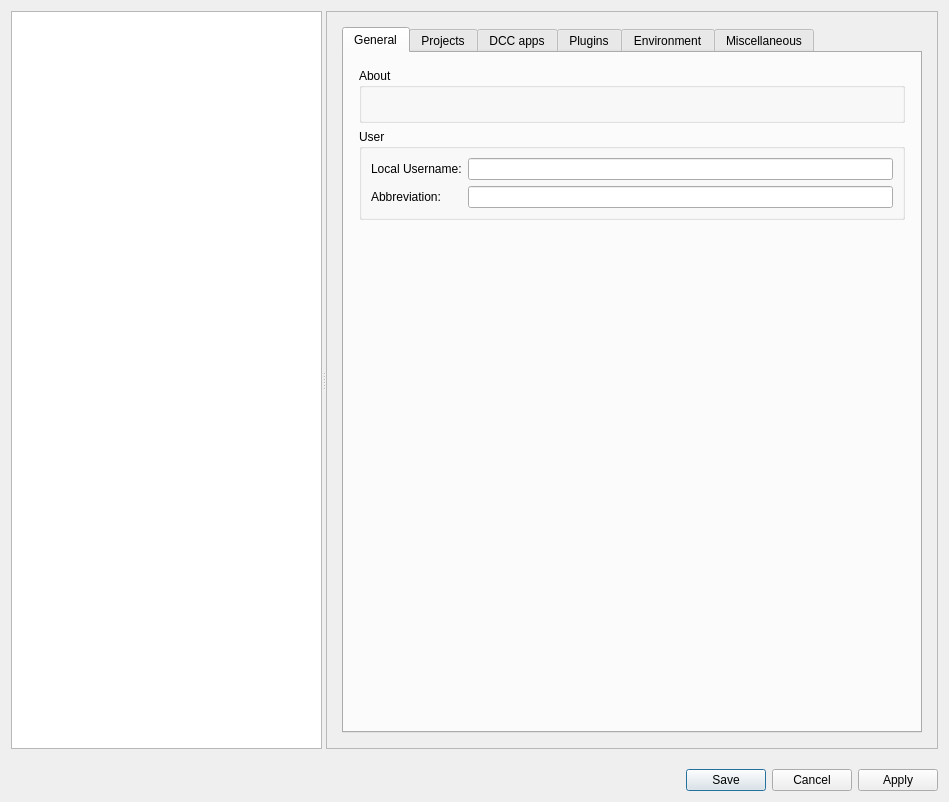
<?xml version="1.0" encoding="UTF-8"?>
<ui version="4.0">
 <class>dlg_UserSettings</class>
 <widget class="QDialog" name="dlg_UserSettings">
  <property name="geometry">
   <rect>
    <x>0</x>
    <y>0</y>
    <width>949</width>
    <height>802</height>
   </rect>
  </property>
  <property name="windowTitle">
   <string>User Settings</string>
  </property>
  <layout class="QVBoxLayout" name="verticalLayout">
   <property name="spacing">
    <number>20</number>
   </property>
   <item>
    <widget class="QSplitter" name="splitter">
     <property name="orientation">
      <enum>Qt::Orientation::Horizontal</enum>
     </property>
     <widget class="QListWidget" name="lw_categories">
      <property name="verticalScrollMode">
       <enum>QAbstractItemView::ScrollMode::ScrollPerPixel</enum>
      </property>
      <property name="horizontalScrollMode">
       <enum>QAbstractItemView::ScrollMode::ScrollPerPixel</enum>
      </property>
     </widget>
     <widget class="QScrollArea" name="scrollArea">
      <property name="widgetResizable">
       <bool>true</bool>
      </property>
      <widget class="QWidget" name="scrollAreaWidgetContents">
       <property name="geometry">
        <rect>
         <x>0</x>
         <y>0</y>
         <width>639</width>
         <height>738</height>
        </rect>
       </property>
       <layout class="QHBoxLayout" name="horizontalLayout_9">
        <property name="spacing">
         <number>20</number>
        </property>
        <property name="leftMargin">
         <number>15</number>
        </property>
        <property name="topMargin">
         <number>15</number>
        </property>
        <property name="rightMargin">
         <number>15</number>
        </property>
        <property name="bottomMargin">
         <number>15</number>
        </property>
        <item>
         <widget class="QTabWidget" name="tw_settings">
          <property name="currentIndex">
           <number>0</number>
          </property>
          <widget class="QWidget" name="tabWidgetPage4">
           <attribute name="title">
            <string>General</string>
           </attribute>
           <layout class="QVBoxLayout" name="verticalLayout_3">
            <property name="leftMargin">
             <number>15</number>
            </property>
            <property name="topMargin">
             <number>15</number>
            </property>
            <property name="rightMargin">
             <number>15</number>
            </property>
            <property name="bottomMargin">
             <number>15</number>
            </property>
            <item>
             <widget class="QGroupBox" name="gb_about">
              <property name="title">
               <string>About</string>
              </property>
              <layout class="QHBoxLayout" name="horizontalLayout_11">
               <item>
                <widget class="QLabel" name="l_about">
                 <property name="text">
                  <string/>
                 </property>
                 <property name="openExternalLinks">
                  <bool>true</bool>
                 </property>
                </widget>
               </item>
              </layout>
             </widget>
            </item>
            <item>
             <widget class="QGroupBox" name="groupBox_3">
              <property name="title">
               <string>User</string>
              </property>
              <layout class="QVBoxLayout" name="verticalLayout_4">
               <item>
                <widget class="QWidget" name="w_username" native="true">
                 <layout class="QGridLayout" name="gridLayout_2">
                  <property name="leftMargin">
                   <number>0</number>
                  </property>
                  <property name="topMargin">
                   <number>0</number>
                  </property>
                  <property name="rightMargin">
                   <number>0</number>
                  </property>
                  <property name="bottomMargin">
                   <number>0</number>
                  </property>
                  <item row="1" column="0">
                   <widget class="QLabel" name="l_abbreviation">
                    <property name="text">
                     <string>Abbreviation:    </string>
                    </property>
                   </widget>
                  </item>
                  <item row="0" column="0">
                   <widget class="QLabel" name="l_username">
                    <property name="text">
                     <string>Local Username:</string>
                    </property>
                   </widget>
                  </item>
                  <item row="0" column="2">
                   <widget class="QLineEdit" name="e_username"/>
                  </item>
                  <item row="1" column="2">
                   <widget class="QLineEdit" name="e_abbreviation"/>
                  </item>
                 </layout>
                </widget>
               </item>
              </layout>
             </widget>
            </item>
            <item>
             <spacer name="verticalSpacer_3">
              <property name="orientation">
               <enum>Qt::Orientation::Vertical</enum>
              </property>
              <property name="sizeHint" stdset="0">
               <size>
                <width>20</width>
                <height>40</height>
               </size>
              </property>
             </spacer>
            </item>
           </layout>
          </widget>
          <widget class="QWidget" name="tabWidgetPage2">
           <attribute name="title">
            <string>Projects</string>
           </attribute>
           <layout class="QVBoxLayout" name="verticalLayout_8">
            <property name="leftMargin">
             <number>15</number>
            </property>
            <property name="topMargin">
             <number>15</number>
            </property>
            <property name="rightMargin">
             <number>15</number>
            </property>
            <property name="bottomMargin">
             <number>15</number>
            </property>
            <item>
             <widget class="QGroupBox" name="w_curPrj">
              <property name="title">
               <string>Current Project</string>
              </property>
              <layout class="QVBoxLayout" name="verticalLayout_6">
               <property name="topMargin">
                <number>18</number>
               </property>
               <item>
                <widget class="QWidget" name="widget_5" native="true">
                 <layout class="QGridLayout" name="gridLayout">
                  <property name="leftMargin">
                   <number>0</number>
                  </property>
                  <property name="topMargin">
                   <number>0</number>
                  </property>
                  <property name="rightMargin">
                   <number>0</number>
                  </property>
                  <property name="bottomMargin">
                   <number>0</number>
                  </property>
                  <item row="0" column="1">
                   <widget class="QLabel" name="l_projectName">
                    <property name="sizePolicy">
                     <sizepolicy hsizetype="Expanding" vsizetype="Preferred">
                      <horstretch>0</horstretch>
                      <verstretch>0</verstretch>
                     </sizepolicy>
                    </property>
                    <property name="toolTip">
                     <string>current project</string>
                    </property>
                    <property name="text">
                     <string/>
                    </property>
                   </widget>
                  </item>
                  <item row="1" column="1">
                   <widget class="QLabel" name="l_projectPath">
                    <property name="toolTip">
                     <string>current project path</string>
                    </property>
                    <property name="text">
                     <string/>
                    </property>
                   </widget>
                  </item>
                  <item row="1" column="0">
                   <widget class="QLabel" name="label_4">
                    <property name="text">
                     <string>Path:          </string>
                    </property>
                   </widget>
                  </item>
                  <item row="0" column="0">
                   <widget class="QLabel" name="label_2">
                    <property name="text">
                     <string>Name:</string>
                    </property>
                   </widget>
                  </item>
                 </layout>
                </widget>
               </item>
               <item>
                <spacer name="verticalSpacer_9">
                 <property name="orientation">
                  <enum>Qt::Orientation::Vertical</enum>
                 </property>
                 <property name="sizeType">
                  <enum>QSizePolicy::Policy::Fixed</enum>
                 </property>
                 <property name="sizeHint" stdset="0">
                  <size>
                   <width>20</width>
                   <height>15</height>
                  </size>
                 </property>
                </spacer>
               </item>
               <item>
                <widget class="QLabel" name="l_localPath">
                 <property name="text">
                  <string>Local path:</string>
                 </property>
                </widget>
               </item>
               <item>
                <widget class="QWidget" name="widget_3" native="true">
                 <layout class="QHBoxLayout" name="horizontalLayout">
                  <property name="leftMargin">
                   <number>0</number>
                  </property>
                  <property name="topMargin">
                   <number>0</number>
                  </property>
                  <property name="rightMargin">
                   <number>0</number>
                  </property>
                  <property name="bottomMargin">
                   <number>0</number>
                  </property>
                  <item>
                   <widget class="QLineEdit" name="e_localPath"/>
                  </item>
                  <item>
                   <widget class="QPushButton" name="b_browseLocal">
                    <property name="contextMenuPolicy">
                     <enum>Qt::ContextMenuPolicy::CustomContextMenu</enum>
                    </property>
                    <property name="text">
                     <string>...</string>
                    </property>
                   </widget>
                  </item>
                 </layout>
                </widget>
               </item>
               <item>
                <widget class="QWidget" name="w_userUseLocal" native="true">
                 <layout class="QHBoxLayout" name="horizontalLayout_15">
                  <property name="leftMargin">
                   <number>0</number>
                  </property>
                  <property name="topMargin">
                   <number>0</number>
                  </property>
                  <property name="rightMargin">
                   <number>0</number>
                  </property>
                  <property name="bottomMargin">
                   <number>0</number>
                  </property>
                  <item>
                   <widget class="QLabel" name="label_5">
                    <property name="text">
                     <string>Use additional local project folder:</string>
                    </property>
                   </widget>
                  </item>
                  <item>
                   <spacer name="horizontalSpacer_10">
                    <property name="orientation">
                     <enum>Qt::Orientation::Horizontal</enum>
                    </property>
                    <property name="sizeHint" stdset="0">
                     <size>
                      <width>40</width>
                      <height>20</height>
                     </size>
                    </property>
                   </spacer>
                  </item>
                  <item>
                   <widget class="QComboBox" name="cb_userUseLocal">
                    <item>
                     <property name="text">
                      <string>Inherit from project</string>
                     </property>
                    </item>
                    <item>
                     <property name="text">
                      <string>On</string>
                     </property>
                    </item>
                    <item>
                     <property name="text">
                      <string>Off</string>
                     </property>
                    </item>
                   </widget>
                  </item>
                 </layout>
                </widget>
               </item>
               <item>
                <widget class="QWidget" name="w_resetPrjScripts" native="true">
                 <layout class="QHBoxLayout" name="horizontalLayout_2">
                  <property name="leftMargin">
                   <number>0</number>
                  </property>
                  <property name="topMargin">
                   <number>0</number>
                  </property>
                  <property name="rightMargin">
                   <number>0</number>
                  </property>
                  <property name="bottomMargin">
                   <number>0</number>
                  </property>
                 </layout>
                </widget>
               </item>
              </layout>
             </widget>
            </item>
            <item>
             <spacer name="verticalSpacer_8">
              <property name="orientation">
               <enum>Qt::Orientation::Vertical</enum>
              </property>
              <property name="sizeType">
               <enum>QSizePolicy::Policy::Fixed</enum>
              </property>
              <property name="sizeHint" stdset="0">
               <size>
                <width>20</width>
                <height>20</height>
               </size>
              </property>
             </spacer>
            </item>
            <item>
             <widget class="QWidget" name="widget_6" native="true">
              <layout class="QHBoxLayout" name="horizontalLayout_10">
               <property name="leftMargin">
                <number>0</number>
               </property>
               <property name="topMargin">
                <number>0</number>
               </property>
               <property name="rightMargin">
                <number>0</number>
               </property>
               <property name="bottomMargin">
                <number>0</number>
               </property>
               <item>
                <spacer name="horizontalSpacer_5">
                 <property name="orientation">
                  <enum>Qt::Orientation::Horizontal</enum>
                 </property>
                 <property name="sizeHint" stdset="0">
                  <size>
                   <width>40</width>
                   <height>20</height>
                  </size>
                 </property>
                </spacer>
               </item>
               <item>
                <widget class="QPushButton" name="b_manageProjects">
                 <property name="focusPolicy">
                  <enum>Qt::FocusPolicy::NoFocus</enum>
                 </property>
                 <property name="text">
                  <string>Manage Projects...</string>
                 </property>
                </widget>
               </item>
               <item>
                <spacer name="horizontalSpacer_6">
                 <property name="orientation">
                  <enum>Qt::Orientation::Horizontal</enum>
                 </property>
                 <property name="sizeHint" stdset="0">
                  <size>
                   <width>40</width>
                   <height>20</height>
                  </size>
                 </property>
                </spacer>
               </item>
              </layout>
             </widget>
            </item>
            <item>
             <widget class="QWidget" name="w_projects" native="true">
              <property name="sizePolicy">
               <sizepolicy hsizetype="Preferred" vsizetype="Expanding">
                <horstretch>0</horstretch>
                <verstretch>10</verstretch>
               </sizepolicy>
              </property>
              <layout class="QVBoxLayout" name="lo_projects">
               <property name="leftMargin">
                <number>0</number>
               </property>
               <property name="topMargin">
                <number>0</number>
               </property>
               <property name="rightMargin">
                <number>0</number>
               </property>
               <property name="bottomMargin">
                <number>0</number>
               </property>
               <item>
                <spacer name="verticalSpacer_4">
                 <property name="orientation">
                  <enum>Qt::Orientation::Vertical</enum>
                 </property>
                 <property name="sizeHint" stdset="0">
                  <size>
                   <width>20</width>
                   <height>40</height>
                  </size>
                 </property>
                </spacer>
               </item>
              </layout>
             </widget>
            </item>
            <item>
             <spacer name="verticalSpacer_10">
              <property name="orientation">
               <enum>Qt::Orientation::Vertical</enum>
              </property>
              <property name="sizeType">
               <enum>QSizePolicy::Policy::Expanding</enum>
              </property>
              <property name="sizeHint" stdset="0">
               <size>
                <width>0</width>
                <height>0</height>
               </size>
              </property>
             </spacer>
            </item>
           </layout>
          </widget>
          <widget class="QWidget" name="tab_dccApps">
           <attribute name="title">
            <string>DCC apps</string>
           </attribute>
           <layout class="QVBoxLayout" name="verticalLayout_24">
            <item>
             <widget class="QWidget" name="widget_23" native="true">
              <layout class="QVBoxLayout" name="verticalLayout_26"/>
             </widget>
            </item>
           </layout>
          </widget>
          <widget class="QWidget" name="tab_Plugins">
           <attribute name="title">
            <string>Plugins</string>
           </attribute>
           <layout class="QVBoxLayout" name="verticalLayout_2">
            <item>
             <widget class="QWidget" name="widget" native="true">
              <layout class="QHBoxLayout" name="horizontalLayout_5">
               <property name="leftMargin">
                <number>0</number>
               </property>
               <property name="topMargin">
                <number>0</number>
               </property>
               <property name="rightMargin">
                <number>0</number>
               </property>
               <property name="bottomMargin">
                <number>0</number>
               </property>
               <item>
                <widget class="QLabel" name="label_3">
                 <property name="text">
                  <string>Loaded Plugins:</string>
                 </property>
                </widget>
               </item>
               <item>
                <widget class="QToolButton" name="b_createPlugin">
                 <property name="toolTip">
                  <string>Create new plugin...</string>
                 </property>
                 <property name="text">
                  <string>...</string>
                 </property>
                </widget>
               </item>
               <item>
                <widget class="QToolButton" name="b_loadPlugin">
                 <property name="toolTip">
                  <string>Add existing plugin...</string>
                 </property>
                 <property name="text">
                  <string>...</string>
                 </property>
                </widget>
               </item>
               <item>
                <widget class="QToolButton" name="b_reloadPlugins">
                 <property name="toolTip">
                  <string>Reload all plugins</string>
                 </property>
                 <property name="text">
                  <string>...</string>
                 </property>
                </widget>
               </item>
               <item>
                <widget class="QToolButton" name="b_managePlugins">
                 <property name="toolTip">
                  <string>Manage Plugin Paths...</string>
                 </property>
                 <property name="text">
                  <string>...</string>
                 </property>
                </widget>
               </item>
              </layout>
             </widget>
            </item>
            <item>
             <widget class="QTableWidget" name="tw_plugins">
              <property name="contextMenuPolicy">
               <enum>Qt::ContextMenuPolicy::CustomContextMenu</enum>
              </property>
              <property name="editTriggers">
               <set>QAbstractItemView::EditTrigger::NoEditTriggers</set>
              </property>
              <property name="selectionBehavior">
               <enum>QAbstractItemView::SelectionBehavior::SelectRows</enum>
              </property>
              <property name="verticalScrollMode">
               <enum>QAbstractItemView::ScrollMode::ScrollPerPixel</enum>
              </property>
              <property name="horizontalScrollMode">
               <enum>QAbstractItemView::ScrollMode::ScrollPerPixel</enum>
              </property>
              <attribute name="horizontalHeaderHighlightSections">
               <bool>false</bool>
              </attribute>
              <attribute name="verticalHeaderVisible">
               <bool>false</bool>
              </attribute>
             </widget>
            </item>
           </layout>
          </widget>
          <widget class="QWidget" name="tab">
           <attribute name="title">
            <string>Environment</string>
           </attribute>
           <layout class="QVBoxLayout" name="verticalLayout_9">
            <item>
             <widget class="QLabel" name="label_6">
              <property name="text">
               <string>User specific environment variables:</string>
              </property>
             </widget>
            </item>
            <item>
             <widget class="QTableWidget" name="tw_environment">
              <property name="contextMenuPolicy">
               <enum>Qt::ContextMenuPolicy::CustomContextMenu</enum>
              </property>
              <property name="verticalScrollMode">
               <enum>QAbstractItemView::ScrollMode::ScrollPerPixel</enum>
              </property>
              <property name="horizontalScrollMode">
               <enum>QAbstractItemView::ScrollMode::ScrollPerPixel</enum>
              </property>
              <attribute name="horizontalHeaderStretchLastSection">
               <bool>true</bool>
              </attribute>
              <attribute name="verticalHeaderVisible">
               <bool>false</bool>
              </attribute>
              <column>
               <property name="text">
                <string>Variable</string>
               </property>
              </column>
              <column>
               <property name="text">
                <string>Value</string>
               </property>
              </column>
             </widget>
            </item>
            <item>
             <widget class="QWidget" name="widget_2" native="true">
              <layout class="QHBoxLayout" name="horizontalLayout_4">
               <property name="leftMargin">
                <number>0</number>
               </property>
               <property name="topMargin">
                <number>0</number>
               </property>
               <property name="rightMargin">
                <number>0</number>
               </property>
               <property name="bottomMargin">
                <number>0</number>
               </property>
               <item>
                <spacer name="horizontalSpacer_2">
                 <property name="orientation">
                  <enum>Qt::Orientation::Horizontal</enum>
                 </property>
                 <property name="sizeHint" stdset="0">
                  <size>
                   <width>374</width>
                   <height>20</height>
                  </size>
                 </property>
                </spacer>
               </item>
               <item>
                <widget class="QPushButton" name="b_showEnvironment">
                 <property name="text">
                  <string>Show current environment</string>
                 </property>
                </widget>
               </item>
              </layout>
             </widget>
            </item>
           </layout>
          </widget>
          <widget class="QWidget" name="tab_2">
           <attribute name="title">
            <string>Miscellaneous</string>
           </attribute>
           <layout class="QVBoxLayout" name="lo_miscellaneousTab">
            <item>
             <widget class="QGroupBox" name="gb_miscellaneous">
              <property name="title">
               <string>Miscellaneous</string>
              </property>
              <layout class="QVBoxLayout" name="lo_miscellaneous">
               <item>
                <widget class="QCheckBox" name="chb_autosave">
                 <property name="text">
                  <string>Autosave popup</string>
                 </property>
                 <property name="checked">
                  <bool>true</bool>
                 </property>
                </widget>
               </item>
               <item>
                <widget class="QCheckBox" name="chb_captureViewport">
                 <property name="text">
                  <string>Capture viewport preview on scene save</string>
                 </property>
                 <property name="checked">
                  <bool>true</bool>
                 </property>
                </widget>
               </item>
               <item>
                <widget class="QCheckBox" name="chb_captureViewportProduct">
                 <property name="text">
                  <string>Capture viewport preview for products</string>
                 </property>
                </widget>
               </item>
               <item>
                <widget class="QCheckBox" name="chb_browserStartup">
                 <property name="text">
                  <string>Open Project Browser on application startup</string>
                 </property>
                 <property name="checked">
                  <bool>true</bool>
                 </property>
                </widget>
               </item>
               <item>
                <widget class="QCheckBox" name="chb_mediaThumbnails">
                 <property name="text">
                  <string>Automatically generate thumbnails for media</string>
                 </property>
                 <property name="checked">
                  <bool>true</bool>
                 </property>
                </widget>
               </item>
               <item>
                <widget class="QCheckBox" name="chb_trayStartup">
                 <property name="text">
                  <string>Show Prism tray icon on system startup</string>
                 </property>
                 <property name="checked">
                  <bool>true</bool>
                 </property>
                </widget>
               </item>
               <item>
                <widget class="QWidget" name="w_startTray" native="true">
                 <layout class="QHBoxLayout" name="horizontalLayout_7">
                  <property name="leftMargin">
                   <number>17</number>
                  </property>
                  <property name="topMargin">
                   <number>0</number>
                  </property>
                  <property name="rightMargin">
                   <number>0</number>
                  </property>
                  <property name="bottomMargin">
                   <number>0</number>
                  </property>
                  <item>
                   <widget class="QPushButton" name="b_startTray">
                    <property name="minimumSize">
                     <size>
                      <width>150</width>
                      <height>0</height>
                     </size>
                    </property>
                    <property name="maximumSize">
                     <size>
                      <width>16777215</width>
                      <height>16777215</height>
                     </size>
                    </property>
                    <property name="text">
                     <string>Start Prism tray now</string>
                    </property>
                   </widget>
                  </item>
                  <item>
                   <spacer name="horizontalSpacer">
                    <property name="orientation">
                     <enum>Qt::Orientation::Horizontal</enum>
                    </property>
                    <property name="sizeHint" stdset="0">
                     <size>
                      <width>40</width>
                      <height>20</height>
                     </size>
                    </property>
                   </spacer>
                  </item>
                 </layout>
                </widget>
               </item>
               <item>
                <widget class="QCheckBox" name="chb_errorReports">
                 <property name="text">
                  <string>Send anonymous error reports</string>
                 </property>
                 <property name="checked">
                  <bool>true</bool>
                 </property>
                </widget>
               </item>
               <item>
                <widget class="QCheckBox" name="chb_debug">
                 <property name="text">
                  <string>Debug mode</string>
                 </property>
                </widget>
               </item>
               <item>
                <widget class="QWidget" name="w_protocolHandler" native="true">
                 <layout class="QHBoxLayout" name="layout_16">
                  <property name="leftMargin">
                   <number>0</number>
                  </property>
                  <property name="topMargin">
                   <number>0</number>
                  </property>
                  <property name="rightMargin">
                   <number>0</number>
                  </property>
                  <property name="bottomMargin">
                   <number>0</number>
                  </property>
                  <item>
                   <widget class="QPushButton" name="b_protocolHandler">
                    <property name="text">
                     <string>Install Prism Url Protocol Handler</string>
                    </property>
                   </widget>
                  </item>
                  <item>
                   <spacer name="horizontalSpacer_7">
                    <property name="orientation">
                     <enum>Qt::Orientation::Horizontal</enum>
                    </property>
                    <property name="sizeHint" stdset="0">
                     <size>
                      <width>40</width>
                      <height>20</height>
                     </size>
                    </property>
                   </spacer>
                  </item>
                 </layout>
                </widget>
               </item>
               <item>
                <widget class="QWidget" name="w_styleSheet" native="true">
                 <layout class="QHBoxLayout" name="horizontalLayout_8">
                  <property name="leftMargin">
                   <number>0</number>
                  </property>
                  <property name="topMargin">
                   <number>0</number>
                  </property>
                  <property name="rightMargin">
                   <number>0</number>
                  </property>
                  <property name="bottomMargin">
                   <number>0</number>
                  </property>
                  <item>
                   <widget class="QLabel" name="l_styleSheet">
                    <property name="text">
                     <string>Standalone Style Sheet:</string>
                    </property>
                   </widget>
                  </item>
                  <item>
                   <widget class="QComboBox" name="cb_styleSheet"/>
                  </item>
                  <item>
                   <spacer name="horizontalSpacer_4">
                    <property name="orientation">
                     <enum>Qt::Orientation::Horizontal</enum>
                    </property>
                    <property name="sizeHint" stdset="0">
                     <size>
                      <width>40</width>
                      <height>20</height>
                     </size>
                    </property>
                   </spacer>
                  </item>
                 </layout>
                </widget>
               </item>
               <item>
                <widget class="QWidget" name="widget_4" native="true">
                 <layout class="QHBoxLayout" name="horizontalLayout_6">
                  <property name="leftMargin">
                   <number>0</number>
                  </property>
                  <property name="topMargin">
                   <number>0</number>
                  </property>
                  <property name="rightMargin">
                   <number>0</number>
                  </property>
                  <property name="bottomMargin">
                   <number>0</number>
                  </property>
                  <item>
                   <widget class="QToolButton" name="b_importSettings">
                    <property name="toolTip">
                     <string>Import User Settings...</string>
                    </property>
                    <property name="text">
                     <string>...</string>
                    </property>
                   </widget>
                  </item>
                  <item>
                   <widget class="QToolButton" name="b_exportSettings">
                    <property name="toolTip">
                     <string>Export User Settings...</string>
                    </property>
                    <property name="text">
                     <string>...</string>
                    </property>
                   </widget>
                  </item>
                  <item>
                   <spacer name="horizontalSpacer_3">
                    <property name="orientation">
                     <enum>Qt::Orientation::Horizontal</enum>
                    </property>
                    <property name="sizeHint" stdset="0">
                     <size>
                      <width>40</width>
                      <height>20</height>
                     </size>
                    </property>
                   </spacer>
                  </item>
                 </layout>
                </widget>
               </item>
              </layout>
             </widget>
            </item>
            <item>
             <spacer name="verticalSpacer_2">
              <property name="orientation">
               <enum>Qt::Orientation::Vertical</enum>
              </property>
              <property name="sizeHint" stdset="0">
               <size>
                <width>20</width>
                <height>40</height>
               </size>
              </property>
             </spacer>
            </item>
           </layout>
          </widget>
         </widget>
        </item>
       </layout>
      </widget>
     </widget>
    </widget>
   </item>
   <item>
    <widget class="QDialogButtonBox" name="buttonBox">
     <property name="orientation">
      <enum>Qt::Orientation::Horizontal</enum>
     </property>
     <property name="standardButtons">
      <set>QDialogButtonBox::StandardButton::Apply|QDialogButtonBox::StandardButton::Cancel|QDialogButtonBox::StandardButton::Save</set>
     </property>
     <property name="centerButtons">
      <bool>false</bool>
     </property>
    </widget>
   </item>
  </layout>
 </widget>
 <tabstops>
  <tabstop>tw_settings</tabstop>
  <tabstop>e_localPath</tabstop>
  <tabstop>b_browseLocal</tabstop>
 </tabstops>
 <resources/>
 <connections/>
</ui>
